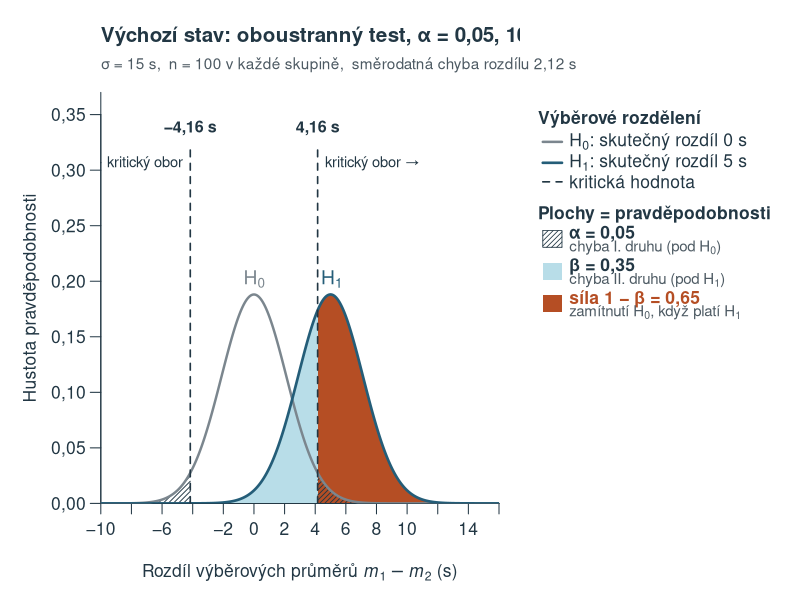
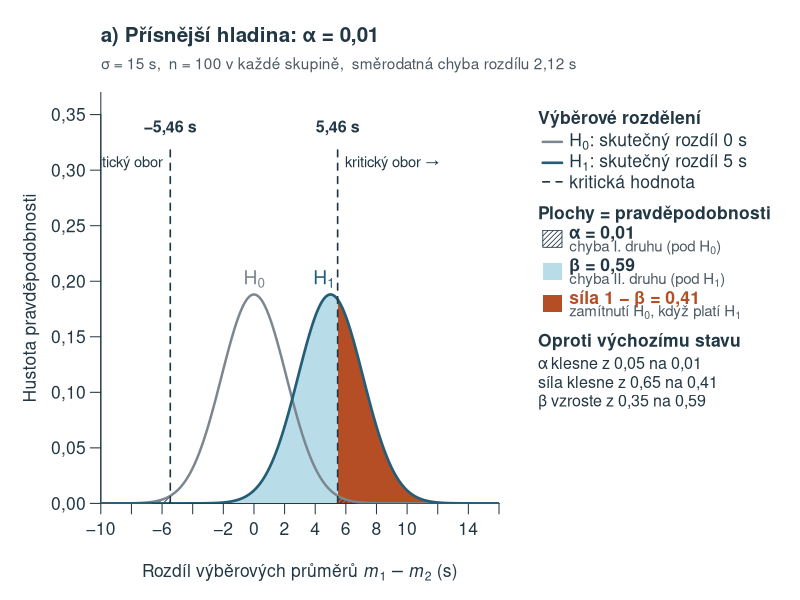
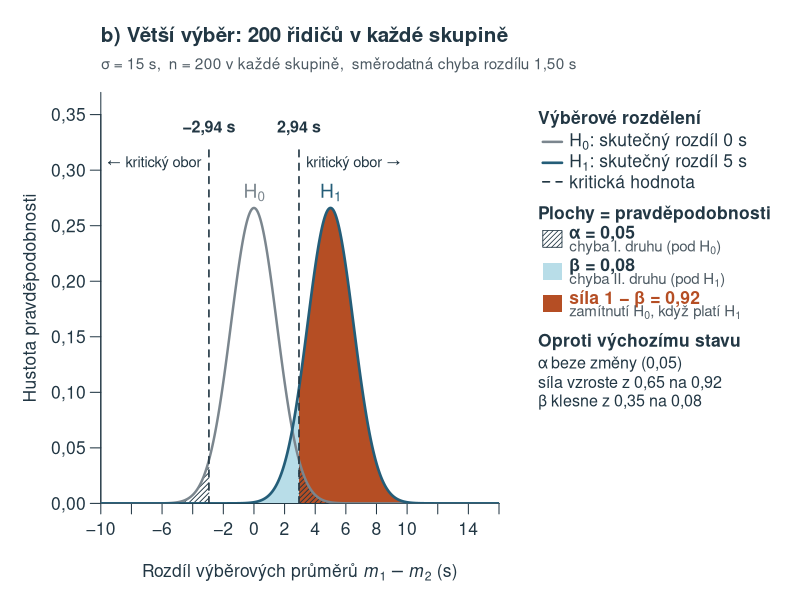
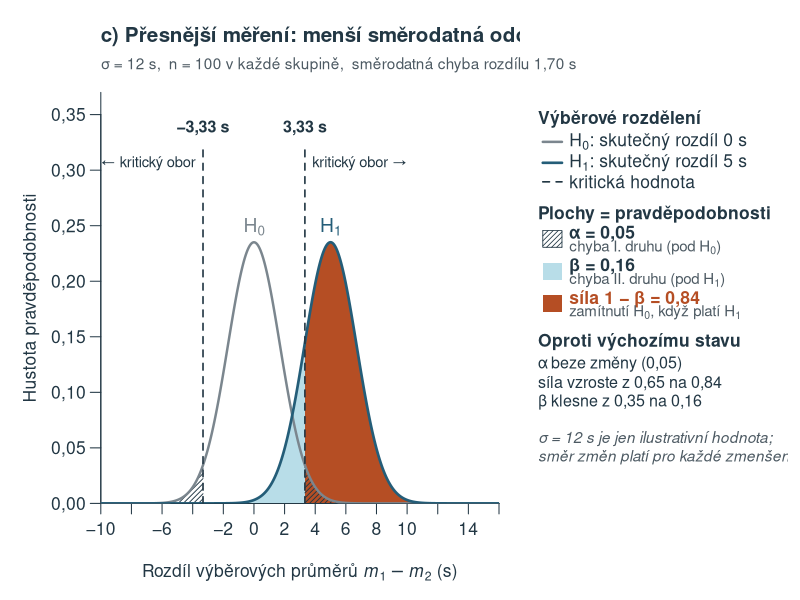
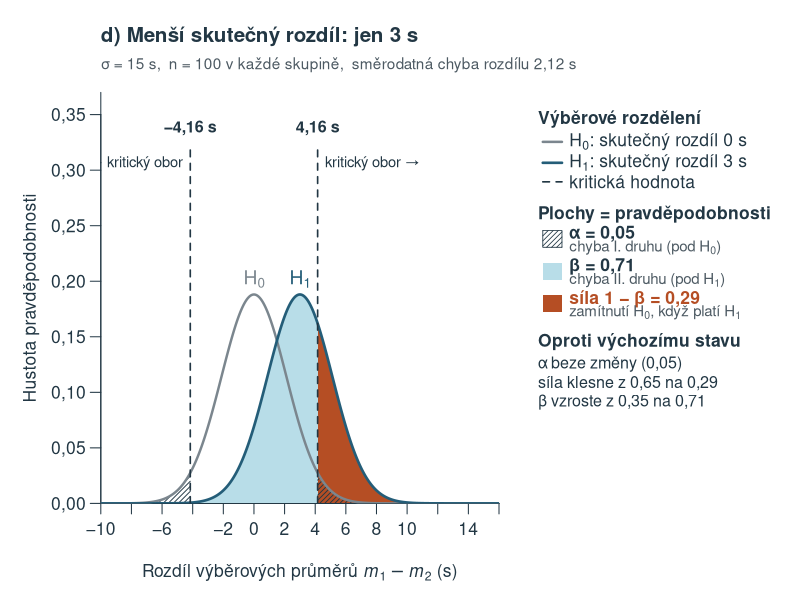
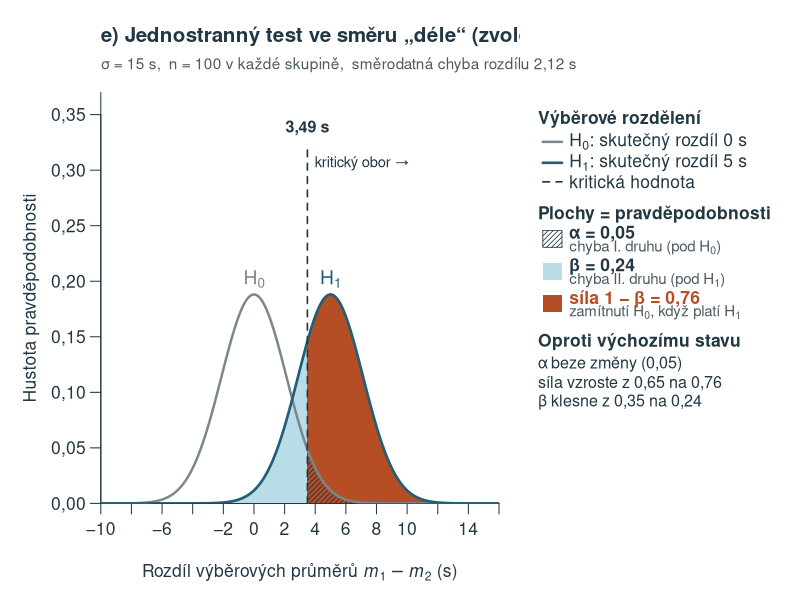
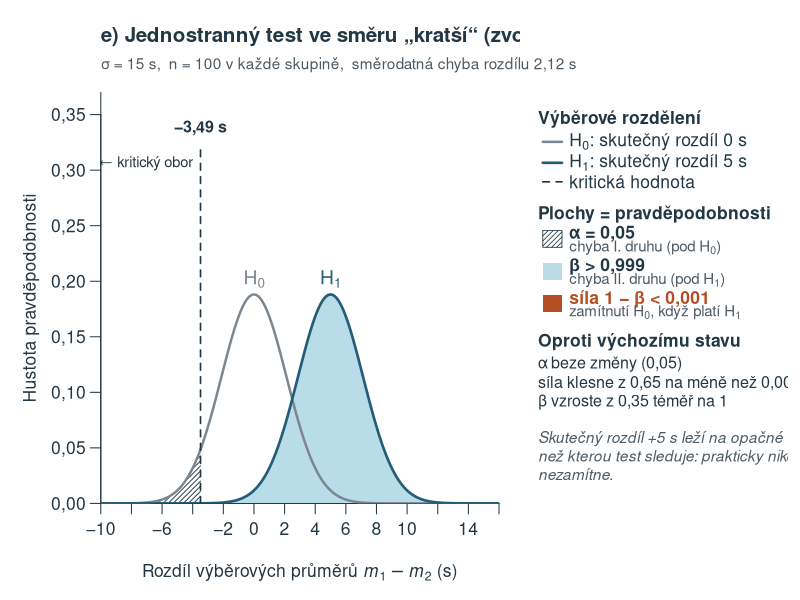
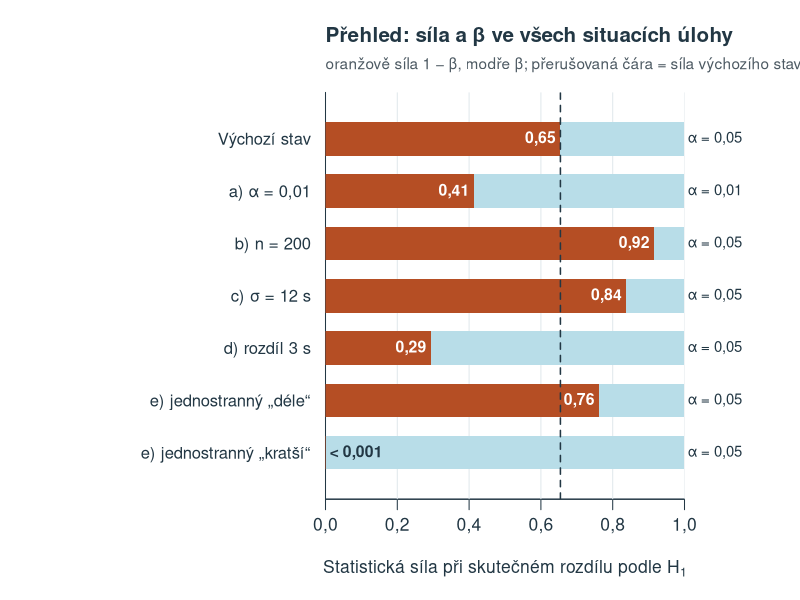

Here is the R script that generated these plots, in order:
# Helper graphs for slide 36 of the chapter 6 presentation (task 4: what changes the power).
# Normal model of the chapter: sigma = 15 s, 100 drivers per group, SE of the difference 2.12 s.
# Run from the project root: Rscript scripts/kapitola_06-prezentace-sila.R
# Output: presentations/kapitola_06/kapitola_06_uloha_4_sila_grafy.pdf, one graph per page (16:9).
out_file <- 'presentations/kapitola_06/kapitola_06_uloha_4_sila_grafy.pdf'
old_options <- options(OutDec=',')

# Chapter 6 palette (scripts/kapitola_06.R).
c_blue <- '#245D78'; c_orange <- '#B54E24'; c_fill <- '#B8DDE8'; c_gray <- '#4D5A63'; c_ink <- '#223744'; c_h0 <- '#7B868E'
num <- function(x,digits=2) formatC(x,format='f',digits=digits,decimal.mark=',')
fmt_p <- function(x) if(x<.001) 'méně než 0,001' else num(x)
# Value after a label: ' = 0,65', or ' < 0,001' / ' > 0,999' for extreme probabilities.
eq_p <- function(x) if(x<.001) ' < 0,001' else if(x>.999) ' > 0,999' else paste0(' = ',num(x))

# One scenario = one page. sides: 'two', 'right' (H1 "longer") or 'left' (H1 "shorter").
scenario <- function(label,title,alpha=.05,n=100,sigma=15,delta=5,sides='two',note=NULL) {
  se <- sigma*sqrt(2/n)
  z <- if(sides=='two') qnorm(1-alpha/2) else qnorm(1-alpha)
  crit <- switch(sides,two=c(-1,1)*z*se,right=z*se,left=-z*se)
  power <- switch(sides,
    two=pnorm(-z*se,delta,se)+pnorm(z*se,delta,se,lower.tail=FALSE),
    right=pnorm(z*se,delta,se,lower.tail=FALSE),
    left=pnorm(-z*se,delta,se))
  list(label=label,title=title,alpha=alpha,n=n,sigma=sigma,delta=delta,sides=sides,se=se,crit=crit,power=power,note=note)
}
base <- scenario('Výchozí stav','Výchozí stav: oboustranný test, α = 0,05, 100 řidičů ve skupině')
scenarios <- list(
  base,
  scenario('a) α = 0,01','a) Přísnější hladina: α = 0,01',alpha=.01),
  scenario('b) n = 200','b) Větší výběr: 200 řidičů v každé skupině',n=200),
  scenario('c) σ = 12 s','c) Přesnější měření: menší směrodatná odchylka dob',sigma=12,
    note='σ = 12 s je jen ilustrativní hodnota;\nsměr změn platí pro každé zmenšení σ.'),
  scenario('d) rozdíl 3 s','d) Menší skutečný rozdíl: jen 3 s',delta=3),
  scenario('e) jednostranný „déle“','e) Jednostranný test ve směru „déle“ (zvolený předem)',sides='right'),
  scenario('e) jednostranný „kratší“','e) Jednostranný test ve směru „kratší“ (zvolený předem)',sides='left',
    note='Skutečný rozdíl +5 s leží na opačné straně,\nnež kterou test sleduje: prakticky nikdy\nnezamítne.')
)

xlim <- c(-10,16); ylim <- c(0,.37)
area <- function(from,to,mean,sd,...) {
  if(to<=from) return(invisible())
  x <- seq(from,to,length.out=300)
  polygon(c(from,x,to),c(0,dnorm(x,mean,sd),0),...)
}
swatch <- function(y,col,density=NULL,border=NA) {
  rect(.02,y-.022,.10,y+.022,col=if(is.null(density)) col else 'white',border=border)
  if(!is.null(density)) rect(.02,y-.022,.10,y+.022,col=c_ink,density=density,angle=45,border=c_ink,lwd=.8)
}
change_text <- function(now,before,what) {
  if(abs(now-before)<.005) paste0(what,' beze změny (',num(now),')')
  else paste0(what,if(now>before) ' vzroste' else ' klesne',' z ',num(before),' na ',fmt_p(now))
}

draw_page <- function(s) {
  layout(matrix(1:2,1),widths=c(2.6,1.4))
  # Main graph ---------------------------------------------------------------
  par(mar=c(4.6,4.8,4.4,1),mgp=c(2.9,.7,0),las=1,col.axis=c_ink,col.lab=c_ink,fg=c_ink,cex=1.05)
  plot(NA,xlim=xlim,ylim=ylim,xaxs='i',yaxs='i',bty='l',xaxt='n',
       xlab=expression('Rozdíl výběrových průměrů '*italic(m)[1]-italic(m)[2]*' (s)'),ylab='Hustota pravděpodobnosti')
  axis(1,at=seq(-10,16,2),labels=sub('^-','−',seq(-10,16,2)))
  title(s$title,line=2.4,adj=0,cex.main=1.18,col.main=c_ink)
  mtext(paste0('σ = ',num(s$sigma,0),' s,  n = ',s$n,' v každé skupině,  směrodatná chyba rozdílu ',num(s$se),' s'),
        side=3,line=.9,adj=0,cex=.92,col=c_gray)
  lo <- xlim[1]; hi <- xlim[2]; d <- s$delta; se <- s$se
  # Under H1: power (rejection region) in orange, beta (no rejection) in light blue.
  if(s$sides=='two') {
    area(lo,s$crit[1],d,se,col=c_orange,border=NA); area(s$crit[2],hi,d,se,col=c_orange,border=NA)
    area(s$crit[1],s$crit[2],d,se,col=c_fill,border=NA)
  } else if(s$sides=='right') {
    area(s$crit,hi,d,se,col=c_orange,border=NA); area(lo,s$crit,d,se,col=c_fill,border=NA)
  } else {
    area(lo,s$crit,d,se,col=c_orange,border=NA); area(s$crit,hi,d,se,col=c_fill,border=NA)
  }
  # Under H0: alpha hatched on top, so the power area stays visible beneath it.
  for(k in seq_along(s$crit)) {
    if(s$crit[k]>0) area(s$crit[k],hi,0,se,col=c_ink,density=28,angle=45,border=NA,lwd=.9)
    else area(lo,s$crit[k],0,se,col=c_ink,density=28,angle=45,border=NA,lwd=.9)
  }
  x <- seq(lo,hi,length.out=800)
  lines(x,dnorm(x,0,se),lwd=2.4,col=c_h0)
  lines(x,dnorm(x,d,se),lwd=2.6,col=c_blue)
  # Curve labels above the peaks, nudged away from a nearby dashed line.
  peak <- dnorm(0,0,se)
  place <- function(x0) { for(cv in s$crit) if(abs(x0-cv)<.9) x0 <- cv+sign(x0-cv+1e-9)*.9; x0 }
  text(place(0),peak+.014,expression(H[0]),cex=1.1,col=c_h0,font=2)
  text(place(d),peak+.014,expression(H[1]),cex=1.1,col=c_blue,font=2)
  # Critical values: dashed lines with labels in the free top band.
  for(cv in s$crit) {
    segments(cv,0,cv,.322,lty=2,lwd=1.6,col=c_ink)
    text(cv,.338,paste0(sub('^-','−',num(cv)),' s'),cex=.92,col=c_ink,font=2)
    side <- if(cv>0) 4 else 2
    text(cv,.306,if(cv>0) 'kritický obor →' else '← kritický obor',pos=side,offset=.35,cex=.84,col=c_ink)
  }
  # Side panel -----------------------------------------------------------------
  par(mar=c(4.6,.4,4.4,.6)); plot.new(); plot.window(c(0,1),c(0,1))
  y <- .97; cx <- 1
  text(0,y,'Výběrové rozdělení',adj=0,font=2,cex=cx,col=c_ink); y <- y-.06
  segments(.02,y,.10,y,lwd=2.4,col=c_h0)
  text(.13,y,bquote(H[0]*': skutečný rozdíl 0 s'),adj=0,cex=cx,col=c_ink); y <- y-.055
  segments(.02,y,.10,y,lwd=2.6,col=c_blue)
  text(.13,y,bquote(H[1]*': skutečný rozdíl '*.(num(d,0))*' s'),adj=0,cex=cx,col=c_ink); y <- y-.05
  segments(.02,y,.10,y,lty=2,lwd=1.6,col=c_ink)
  text(.13,y,'kritická hodnota',adj=0,cex=cx,col=c_ink); y <- y-.085
  text(0,y,'Plochy = pravděpodobnosti',adj=0,font=2,cex=cx,col=c_ink); y <- y-.065
  swatch(y,NULL,density=28)
  text(.13,y+.012,paste0('α = ',num(s$alpha)),adj=0,cex=cx,font=2,col=c_ink)
  text(.13,y-.024,bquote('chyba I. druhu (pod '*H[0]*')'),adj=0,cex=.86,col=c_gray); y <- y-.085
  swatch(y,c_fill)
  text(.13,y+.012,paste0('β',eq_p(1-s$power)),adj=0,cex=cx,font=2,col=c_ink)
  text(.13,y-.024,bquote('chyba II. druhu (pod '*H[1]*')'),adj=0,cex=.86,col=c_gray); y <- y-.085
  swatch(y,c_orange)
  text(.13,y+.012,paste0('síla 1 − β',eq_p(s$power)),adj=0,cex=cx,font=2,col=c_orange)
  text(.13,y-.024,bquote('zamítnutí '*H[0]*', když platí '*H[1]),adj=0,cex=.86,col=c_gray); y <- y-.1
  if(!identical(s,base)) {
    text(0,y,'Oproti výchozímu stavu',adj=0,font=2,cex=cx,col=c_ink); y <- y-.06
    text(0,y,change_text(s$alpha,base$alpha,'α'),adj=0,cex=.92,col=c_ink); y <- y-.05
    text(0,y,change_text(s$power,base$power,'síla'),adj=0,cex=.92,col=c_ink); y <- y-.05
    text(0,y,if(s$power<.001) paste0('β vzroste z ',num(1-base$power),' téměř na 1') else change_text(1-s$power,1-base$power,'β'),adj=0,cex=.92,col=c_ink); y <- y-.075
  }
  if(!is.null(s$note)) text(0,y,s$note,adj=c(0,1),cex=.88,col=c_gray,font=3)
}

draw_summary <- function() {
  layout(1); par(mar=c(4.8,15.5,4.4,5.5),mgp=c(2.9,.7,0),las=1,col.axis=c_ink,col.lab=c_ink,fg=c_ink,cex=1.05)
  k <- length(scenarios); pw <- sapply(scenarios,`[[`,'power'); yy <- rev(seq_len(k))
  plot(NA,xlim=c(0,1),ylim=c(.4,k+.6),yaxt='n',xaxt='n',xaxs='i',bty='l',xlab=expression('Statistická síla při skutečném rozdílu podle '*H[1]),ylab='')
  axis(1,at=seq(0,1,.2),labels=num(seq(0,1,.2),1))
  abline(v=seq(.2,1,.2),col='#E1E8EB',lwd=1)
  rect(0,yy-.32,pw,yy+.32,col=c_orange,border=NA)
  rect(pw,yy-.32,1,yy+.32,col=c_fill,border=NA)
  abline(v=base$power,lty=2,lwd=1.5,col=c_ink)
  lab <- sapply(scenarios,`[[`,'label')
  axis(2,at=yy,labels=lab,tick=FALSE,cex.axis=.95)
  text(1.01,yy,paste0('α = ',sapply(scenarios,function(s) num(s$alpha))),adj=0,xpd=NA,cex=.85,col=c_ink)
  inside <- pw>.2; lab_pw <- ifelse(pw<.001,'< 0,001',num(pw))
  text(pw[inside]-.012,yy[inside],lab_pw[inside],adj=1,cex=.9,font=2,col='white')
  text(pw[!inside]+.012,yy[!inside],lab_pw[!inside],adj=0,cex=.9,font=2,col=c_ink)
  title('Přehled: síla a β ve všech situacích úlohy',line=2.4,adj=0,cex.main=1.18,col.main=c_ink)
  mtext('oranžově síla 1 − β, modře β; přerušovaná čára = síla výchozího stavu (0,65)',side=3,line=.9,adj=0,cex=.92,col=c_gray)
}

cairo_pdf(out_file,width=13.33,height=7.5,onefile=TRUE,family='Arial')
for(s in scenarios) draw_page(s)
draw_summary()
invisible(dev.off())
options(old_options)
for(s in scenarios) cat(sprintf('%-28s alpha=%.2f se=%.3f crit=%s power=%.4f\n',s$label,s$alpha,s$se,paste(round(s$crit,3),collapse='/'),s$power))
